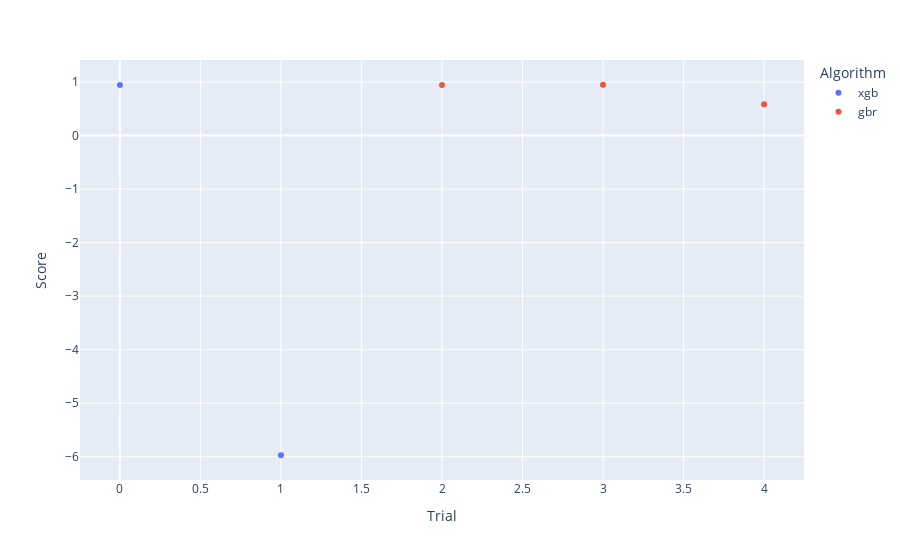

Here is the notebook cell this chart was saved with:
### Code cell
import plotly.express as px


fig = px.scatter(df_optuna.loc[df_optuna.Score > -100], 
                 x="Trial", 
                 y="Score", 
                 color="Algorithm",
                 hover_data=['Parameters'])

fig.update_layout(
    hoverlabel=dict(
        bgcolor="white",
        font_size=8,
        font_family="Rockwell"
    )
)

fig.show()

### Figure 1 — Plotly figure (JSON) as saved in the notebook; plotly's stock layout.template omitted (floating-point values rounded to 4 significant figures)
{"data": [{"customdata": [[[["scaling_method", "maxabs"], ["encoding_method", "ordinal"], ["algorithm", "xgb"], ["n_estimators", 782], ["learning_rate", 0.04016], ["max_depth", 5], ["subsample", 0.7573], ["colsample_bytree", 0.8382], ["min_child_weight", 13]]], [[["scaling_method", "standard"], ["encoding_method", "onehot"], ["drop", null], ["algorithm", "xgb"], ["n_estimators", 514], ["learning_rate", 0.002659], ["max_depth", 4], ["subsample", 0.8156], ["colsample_bytree", 0.511], ["min_child_weight", 13]]]], "hovertemplate": "Algorithm=xgb<br>Trial=%{x}<br>Score=%{y}<br>Parameters=%{customdata[0]}<extra></extra>", "legendgroup": "xgb", "marker": {"color": "#636efa", "symbol": "circle"}, "mode": "markers", "name": "xgb", "orientation": "v", "showlegend": true, "type": "scatter", "x": [0, 1], "xaxis": "x", "y": [0.9466, -5.973], "yaxis": "y"}, {"customdata": [[[["scaling_method", "maxabs"], ["encoding_method", "onehot"], ["drop", "first"], ["algorithm", "gbr"], ["n_estimators", 590], ["learning_rate", 0.01471], ["max_depth", 4], ["subsample", 0.6602], ["min_sample_split", 6], ["min_sample_leaf", 2]]], [[["scaling_method", "standard"], ["encoding_method", "onehot"], ["drop", null], ["algorithm", "gbr"], ["n_estimators", 841], ["learning_rate", 0.08143], ["max_depth", 3], ["subsample", 0.5557], ["min_sample_split", 6], ["min_sample_leaf", 5]]], [[["scaling_method", "standard"], ["encoding_method", "onehot"], ["drop", null], ["algorithm", "gbr"], ["n_estimators", 785], ["learning_rate", 0.001349], ["max_depth", 2], ["subsample", 0.5123], ["min_sample_split", 10], ["min_sample_leaf", 2]]]], "hovertemplate": "Algorithm=gbr<br>Trial=%{x}<br>Score=%{y}<br>Parameters=%{customdata[0]}<extra></extra>", "legendgroup": "gbr", "marker": {"color": "#EF553B", "symbol": "circle"}, "mode": "markers", "name": "gbr", "orientation": "v", "showlegend": true, "type": "scatter", "x": [2, 3, 4], "xaxis": "x", "y": [0.9428, 0.9497, 0.5869], "yaxis": "y"}], "layout": {"hoverlabel": {"bgcolor": "white", "font": {"family": "Rockwell", "size": 8}}, "legend": {"title": {"text": "Algorithm"}, "tracegroupgap": 0}, "margin": {"t": 60}, "xaxis": {"anchor": "y", "domain": [0, 1], "title": {"text": "Trial"}}, "yaxis": {"anchor": "x", "domain": [0, 1], "title": {"text": "Score"}}}}
